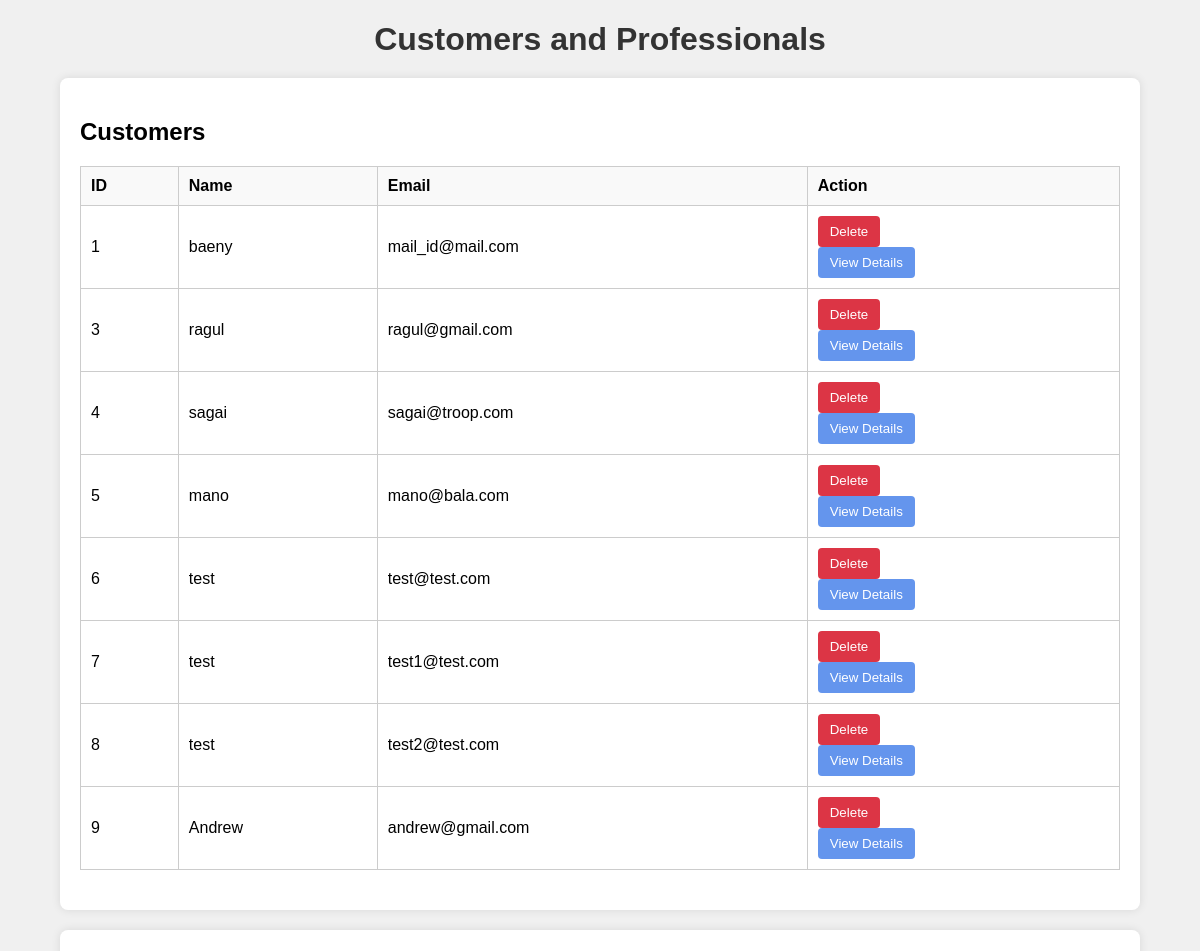
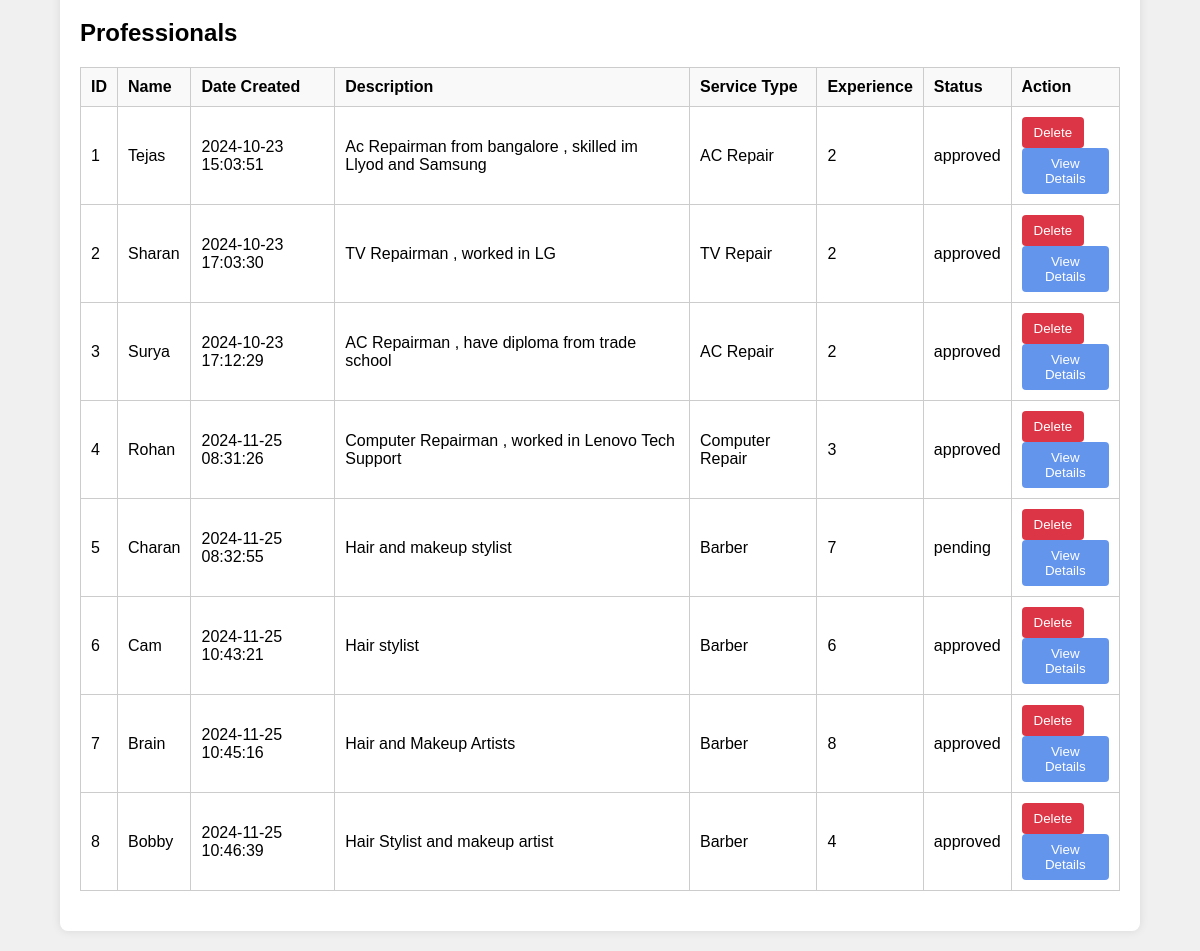
Screenshot of /view-people with the database file from the repository (2 pictures, top to bottom).
### tables this page shows
CREATE TABLE customers (
    id INTEGER PRIMARY KEY AUTOINCREMENT,
    name TEXT NOT NULL,
    email TEXT UNIQUE NOT NULL,
    password TEXT NOT NULL
, city TEXT);

CREATE TABLE professionals (
    id INTEGER PRIMARY KEY AUTOINCREMENT,
    name TEXT NOT NULL,
    date_created DATETIME DEFAULT CURRENT_TIMESTAMP,
    description TEXT,
    service_type TEXT NOT NULL,
    experience INTEGER,
    status TEXT DEFAULT 'pending'
, password TEXT, city TEXT);

### app.py (the view, shortened to what this page needs)
@app.route('/view-people', methods=['GET', 'POST'])
def view_people():
    conn = get_db_connection()
    cursor = conn.cursor()
    cursor.execute('SELECT * FROM customers')
    customers = cursor.fetchall()
    cursor.execute('SELECT * FROM professionals')
    professionals = cursor.fetchall()
    conn.close()
    return render_template('admin/view_people.html', customers=customers, professionals=professionals)

### app.py (called while the page is built)
def get_db_connection():
    conn = sqlite3.connect('your_database.db')
    conn.row_factory = sqlite3.Row
    return conn

### templates/admin/view_people.html (shortened to what this page needs)
<!DOCTYPE html>
<html lang="en">
<head>
</head>
<body>
    <div class="container">
        <h1>Customers and Professionals</h1>
        <div class="table-container">
            <h2>Customers</h2>
            <table>
                <thead>
                    <tr>
                        <th>ID</th>
                        <th>Name</th>
                        <th>Email</th>
                        <th>Action</th>
                    </tr>
                </thead>
                <tbody>
                    {% for customer in customers %}
                    <tr>
                        <td>{{ customer['id'] }}</td>
                        <td>{{ customer['name'] }}</td>
                        <td>{{ customer['email'] }}</td>
                        <td>
                            <form method="POST" action="{{ url_for('view_people') }}">
                                <button type="submit">Delete</button>
                            </form>
                            <form method="GET" action="{{ url_for('view_person_details') }}">
                                <button style="background-color: cornflowerblue;" type="submit">View Details</button>
                            </form>
                        </td>
                    </tr>
                    {% endfor %}
                </tbody>
            </table>
        </div>
        <div class="table-container">
            <h2>Professionals</h2>
            <table>
                <thead>
                    <tr>
                        <th>ID</th>
                        <th>Name</th>
                        <th>Date Created</th>
                        <th>Description</th>
                        <th>Service Type</th>
                        <th>Experience</th>
                        <th>Status</th>
                        <th>Action</th>
                    </tr>
                </thead>
                <tbody>
                    {% for professional in professionals %}
                    <tr>
                        <td>{{ professional['id'] }}</td>
                        <td>{{ professional['name'] }}</td>
                        <td>{{ professional['date_created'] }}</td>
                        <td>{{ professional['description'] }}</td>
                        <td>{{ professional['service_type'] }}</td>
                        <td>{{ professional['experience'] }}</td>
                        <td>{{ professional['status'] }}</td>
                        <td>
                            <form method="POST" action="{{ url_for('view_people') }}">
                                <button type="submit">Delete</button>
                            </form>
                            <form method="GET" action="{{ url_for('view_person_details') }}">
                                <button style="background-color: cornflowerblue;" type="submit">View Details</button>
                            </form>
                        </td>
                    </tr>
                    {% endfor %}
                </tbody>
            </table>
        </div>
    </div>
</body>
</html>

### templates/admin/view_people.html (style rules this page uses)
body { font-family: Arial, sans-serif; margin: 0; padding: 0; background-color: #f0f0f0; }
.container { width: 90%; margin: 20px auto; }
h1 { text-align: center; margin-bottom: 20px; color: #333; }
.table-container { background-color: #fff; border-radius: 8px; padding: 20px; box-shadow: 0 0 10px rgba(0, 0, 0, 0.1); margin-bottom: 20px; }
table { width: 100%; border-collapse: collapse; margin-bottom: 20px; }
th, td { padding: 10px; border: 1px solid #ccc; text-align: left; }
th { background-color: #f9f9f9; }
button { padding: 8px 12px; border: none; background-color: #dc3545; color: #fff; cursor: pointer; border-radius: 4px; }

### rows the page displays
customers: id "1", name "baeny", email "mail_id@mail.com"
customers: id "3", name "ragul", email "ragul@gmail.com"
customers: id "4", name "sagai", email "sagai@troop.com"
customers: id "5", name "mano", email "mano@bala.com"
customers: id "6", name "test", email "test@test.com"
customers: id "7", name "test", email "test1@test.com"
customers: id "8", name "test", email "test2@test.com"
customers: id "9", name "Andrew", email "andrew@gmail.com"
professionals: id "1", name "Tejas", date_created "2024-10-23 15:03:51", description "Ac Repairman from bangalore , skilled im Llyod and Samsung", service_type "AC Repair", experience "2", status "approved"
professionals: id "2", name "Sharan", date_created "2024-10-23 17:03:30", description "TV Repairman , worked in LG", service_type "TV Repair", experience "2", status "approved"
professionals: id "3", name "Surya", date_created "2024-10-23 17:12:29", description "AC Repairman , have diploma from trade school", service_type "AC Repair", experience "2", status "approved"
professionals: id "4", name "Rohan", date_created "2024-11-25 08:31:26", description "Computer Repairman , worked in Lenovo Tech Support", service_type "Computer Repair", experience "3", status "approved"
professionals: id "5", name "Charan", date_created "2024-11-25 08:32:55", description "Hair and makeup stylist", service_type "Barber", experience "7", status "pending"
professionals: id "6", name "Cam", date_created "2024-11-25 10:43:21", description "Hair stylist", service_type "Barber", experience "6", status "approved"
professionals: id "7", name "Brain", date_created "2024-11-25 10:45:16", description "Hair and Makeup Artists", service_type "Barber", experience "8", status "approved"
professionals: id "8", name "Bobby", date_created "2024-11-25 10:46:39", description "Hair Stylist and makeup artist", service_type "Barber", experience "4", status "approved"
